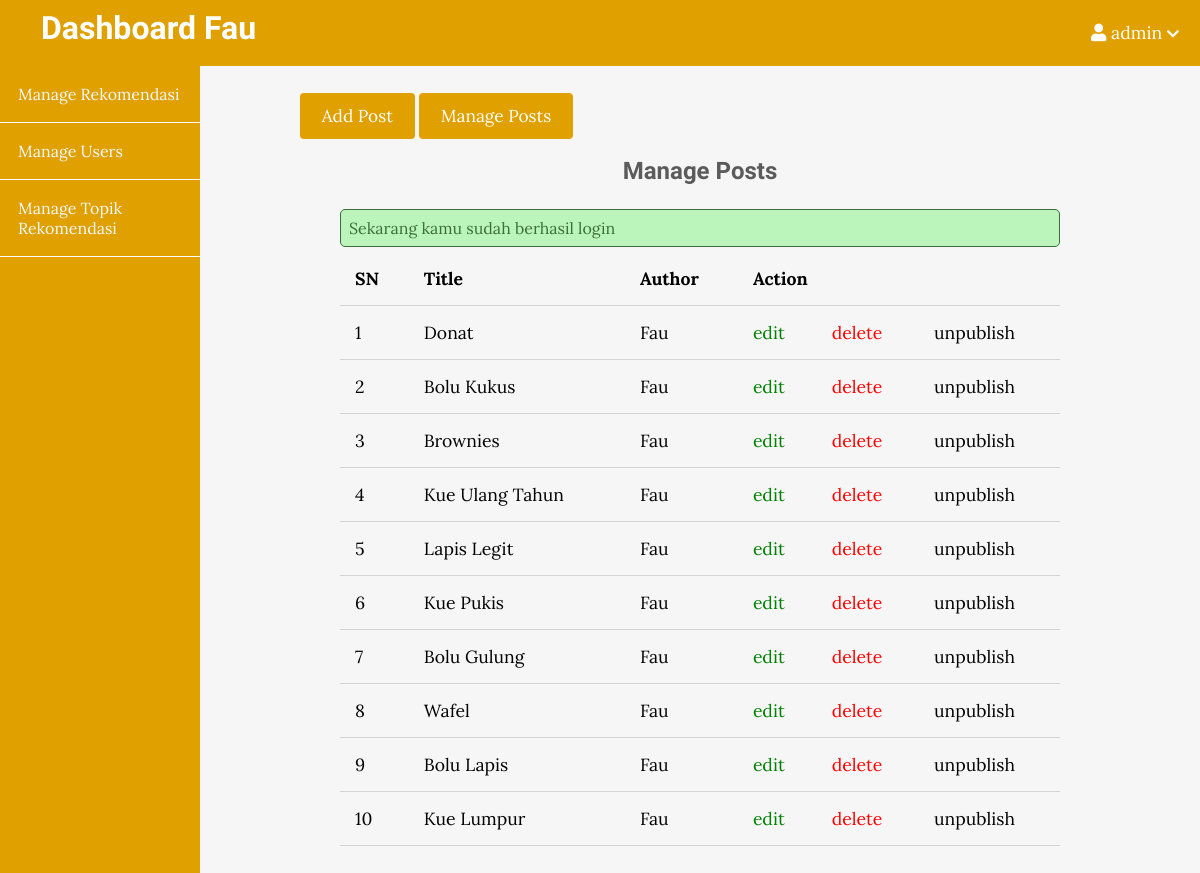
Page /admin/posts/index.php (signed in) on the committed database.
### tables this page shows
CREATE TABLE `posts` (
  `id` int(11) NOT NULL,
  `user_id` int(11) NOT NULL,
  `topic_id` int(11) DEFAULT NULL,
  `title` varchar(255) NOT NULL,
  `image` varchar(255) NOT NULL,
  `body` text NOT NULL,
  `published` tinyint(4) NOT NULL,
  `created_at` datetime NOT NULL DEFAULT current_timestamp(),
  `body1` text NOT NULL
);

### app/database/db.php (called while the page is built, shortened)
<?php
require('connect.php');
function selectAll($table, $conditions = [])
{
    global $conn;
    $sql = "SELECT * FROM $table";
    if (empty($conditions)) {
        $stmt = $conn->prepare($sql);
        $stmt->execute();
        $records = $stmt->get_result()->fetch_all(MYSQLI_ASSOC);
        return $records;
    }
}

### app/controllers/posts.php (called while the page is built, shortened)
<?php
include(ROOT_PATH . "/app/database/db.php");
$table = 'posts';
$posts = selectAll($table);

### admin/posts/index.php (the view, shortened to what this page needs)
<?php include(ROOT_PATH . "/app/controllers/posts.php");
?>
<!DOCTYPE html>
<html lang="en">
    <head>
        <link rel="stylesheet"
            href="https://use.fontawesome.com/releases/v5.7.2/css/all.css"
>
        <link rel="stylesheet" href="../../assets/css/style.css">
        <link rel="stylesheet" href="../../assets/css/admin.css">
    </head>
    <body>
    <?php include(ROOT_PATH . "/app/includes/adminHeader.php"); ?>
        <div class="admin-wrapper">
        <?php include(ROOT_PATH . "/app/includes/adminSidebar.php"); ?>
            <div class="admin-content">
                <div class="button-group">
                    <a href="create.php" class="btn btn-big">Add Post</a>
                    <a href="index.php" class="btn btn-big">Manage Posts</a>
                </div>
                <div class="content">
                    <h2 class="page-title">Manage Posts</h2>
                    <?php include(ROOT_PATH . "/app/includes/messages.php"); ?>
                    <table>
                        <thead>
                            <th>SN</th>
                            <th>Title</th>
                            <th>Author</th>
                            <th colspan="3">Action</th>
                        </thead>
                        <tbody>
                            <?php foreach ($posts as $key => $post): ?>
                                <tr>
                                    <td><?php echo $key + 1; ?></td>
                                    <td><?php echo $post['title'] ?></td>
                                    <td>Fau</td>
                                    <td><a href="edit.php?id=<?php echo $post['id']; ?>" class="edit">edit</a></td>
                                    <td><a href="edit.php?delete_id=<?php echo $post['id']; ?>" class="delete">delete</a></td>
                                    <?php if ($post['published']): ?>
                                        <td><a href="edit.php?published=0&p_id=<?php echo $post['id'] ?>" class="unpublish">unpublish</a></td>
                                    <?php else: ?>
                                        <td><a href="edit.php?published=1&p_id=<?php echo $post['id'] ?>" class="publish">publish</a></td>
                                    <?php endif; ?>
                                </tr>
                            <?php endforeach; ?>
                        </tbody>
                    </table>
                </div>
            </div>
        </div>
    </body>
</html>

### app/includes/adminHeader.php (shortened to what this page needs)
<header>
    <a class="logo" href="<?php echo BASE_URL . '/index.php'; ?>">
        <h1 class="logo-text"><span>Dashboard</span> Fau</h1>
    </a>
    <ul class="nav">
        <?php if (isset($_SESSION['username'])): ?>
            <li>
                <a href="#">
                    <i class="fa fa-user"></i>
                    <?php echo $_SESSION['username']; ?>
                    <i class="fa fa-chevron-down" style="font-size: .8em;"></i>
                </a>
            </li>
        <?php endif; ?>
    </ul>
</header>

### app/includes/adminSidebar.php
<div class="left-sidebar">
    <ul>
        <li><a href="<?php echo BASE_URL . '/admin/posts/index.php'; ?>">Manage Rekomendasi</a></li>
        <li><a href="<?php echo BASE_URL . '/admin/users/index.php'; ?>">Manage Users</a></li>
        <li><a href="<?php echo BASE_URL . '/admin/topics/index.php'; ?>">Manage Topik Rekomendasi</a></li>
    </ul>
</div>

### app/includes/messages.php (shortened to what this page needs)
<?php if(isset($_SESSION['message'])): ?>
  <div class="msg <?php echo $_SESSION['type']; ?>">
    <li><?php echo $_SESSION['message']; ?></li>
  </div>
<?php endif; ?>

### assets/css/style.css (style rules this page uses)
* { box-sizing: border-box; }
html, body { height: 100%; padding: 0px; margin: 0px; background: #f6f6f6; font-family: "Lora", serif; }
h1, h2, h3, h4, h5, h6 { font-family: "Candal", serif; color: #5c5b5b; margin: 5px; }
a { text-decoration: none; color: inherit; }
.btn { padding: 0.5rem 1rem; background: #e0a100; color: white; border: 1px solid transparent; border-radius: 0.25rem; font-size: 1.08em; font-family: "Lora", serif; }
.btn-big { padding: 0.7rem 1.3rem; line-height: 1.3rem; }
.msg { width: 100%; margin: 5px auto; padding: 8px; border-radius: 5px; list-style: none; }
.success { color: #3a6e3a; border: 1px solid #3a6e3a; background: #bcf5bc; }
header { background: #008489; height: 66px; }
header * { color: white; }
header .logo { float: left; height: inherit; margin-left: 2em; }
header .logo-text { margin: 9px; font-family: "Candal", serif; }
header .logo-text span { color: #ffffff; }
header ul { float: right; margin: 0px; padding: 0px; list-style: none; }
header ul li { float: left; position: relative; }
header ul li a { display: block; padding: 21px; font-size: 1.1em; text-decoration: none; }
.content { width: 90%; margin: 30px auto 30px; }

### assets/css/admin.css (style rules this page uses)
header { background: #E0A100; }
.admin-wrapper { display: flex; height: calc(100% - 66px); }
.admin-wrapper .left-sidebar { flex: 2; height: 100%; background: #E0A100; }
.admin-wrapper .left-sidebar ul { list-style: none; margin: 0px; padding: 0px; color: aliceblue; }
.admin-wrapper .left-sidebar ul li a { padding: 18px; display: block; border-bottom: 1px solid #ffffff; }
.admin-wrapper .admin-content { flex: 8; height: 100%; padding: 40px 100px 100px; overflow-y: scroll; }
.admin-content .page-title { text-align: center; margin-bottom: 1.5rem; }
table { width: 100%; border-collapse: collapse; font-size: 1.1rem; }
th, td { padding: 15px; text-align: left; border-bottom: 1px solid #d3d3d3; }
.edit { color: green; }
.delete { color: red; }

### rows in the picture
posts: title "Donat"
posts: title "Bolu Kukus"
posts: title "Brownies"
posts: title "Kue Ulang Tahun"
posts: title "Lapis Legit"
posts: title "Kue Pukis"
posts: title "Bolu Gulung"
posts: title "Wafel"
posts: title "Bolu Lapis"
posts: title "Kue Lumpur"

### other values in the picture
$_SESSION['username'] "admin"
$_SESSION['message'] "Sekarang kamu sudah berhasil login"
